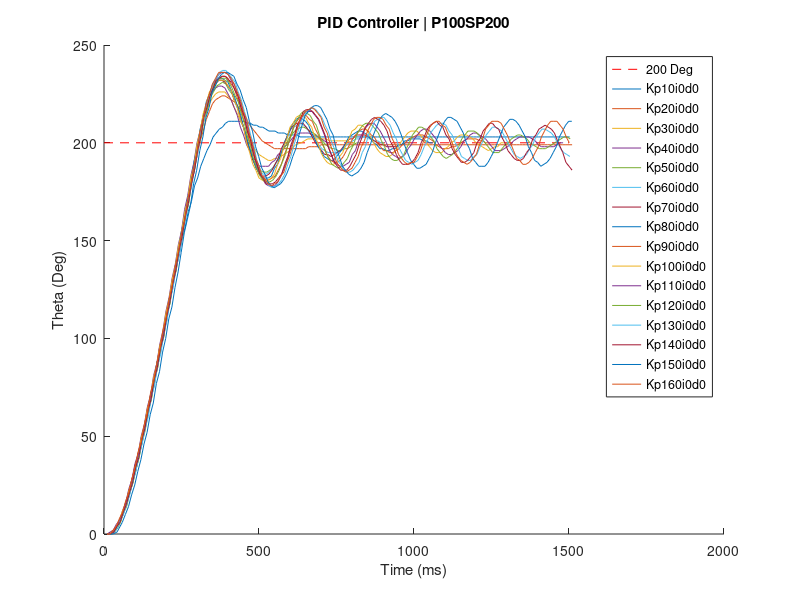

MATLAB code for this plot:
figure(1);
hold on;
xlabel('Time (ms)');
ylabel('Theta (Deg)');
title('PID Controller | P100SP200');
plot([0 1500], [200 200], 'r--');
Kp10i0d0 = [12.0, 0; 22.0, 0; 32.0, 1; 42.0, 3; 52.0, 7; 62.0, 10; 72.0, 16; 82.0, 20; 92.0, 27; 102.0, 32; 112.0, 40; 122.0, 46; 132.0, 55; 142.0, 61; 152.0, 70; 162.0, 76; 172.0, 86; 182.0, 93; 192.0, 103; 202.0, 109; 212.0, 119; 222.0, 126; 232.0, 136; 242.0, 142; 252.0, 151; 262.0, 157; 272.0, 165; 282.0, 170; 292.0, 178; 302.0, 182; 312.0, 188; 322.0, 192; 332.0, 196; 342.0, 199; 352.0, 203; 362.0, 205; 372.0, 207; 382.0, 208; 392.0, 210; 402.0, 211; 412.0, 211; 422.0, 211; 432.0, 211; 442.0, 211; 452.0, 211; 462.0, 210; 472.0, 210; 482.0, 209; 492.0, 209; 502.0, 208; 512.0, 208; 522.0, 207; 532.0, 206; 542.0, 206; 552.0, 206; 562.0, 205; 572.0, 205; 582.0, 205; 592.0, 204; 602.0, 204; 612.0, 204; 622.0, 204; 632.0, 203; 642.0, 203; 652.0, 203; 662.0, 203; 672.0, 203; 682.0, 203; 692.0, 203; 702.0, 203; 712.0, 203; 722.0, 203; 732.0, 203; 742.0, 203; 752.0, 203; 762.0, 203; 772.0, 203; 782.0, 203; 792.0, 203; 802.0, 203; 812.0, 203; 822.0, 203; 832.0, 203; 842.0, 203; 852.0, 203; 862.0, 203; 872.0, 203; 882.0, 203; 892.0, 203; 902.0, 203; 912.0, 203; 922.0, 203; 932.0, 203; 942.0, 203; 952.0, 203; 962.0, 203; 972.0, 203; 982.0, 203; 992.0, 203; 1002.0, 203; 1012.0, 203; 1022.0, 203; 1032.0, 203; 1042.0, 203; 1052.0, 203; 1062.0, 203; 1072.0, 203; 1082.0, 203; 1092.0, 203; 1102.0, 203; 1112.0, 203; 1122.0, 203; 1132.0, 203; 1142.0, 203; 1152.0, 203; 1162.0, 203; 1172.0, 203; 1182.0, 203; 1192.0, 203; 1202.0, 203; 1212.0, 203; 1222.0, 203; 1232.0, 203; 1242.0, 203; 1252.0, 203; 1262.0, 203; 1272.0, 203; 1282.0, 203; 1292.0, 203; 1302.0, 203; 1312.0, 203; 1322.0, 203; 1332.0, 203; 1342.0, 203; 1352.0, 203; 1362.0, 203; 1372.0, 203; 1382.0, 203; 1392.0, 203; 1402.0, 203; 1412.0, 203; 1422.0, 203; 1432.0, 203; 1442.0, 203; 1452.0, 203; 1462.0, 203; 1472.0, 203; 1482.0, 203; 1492.0, 203; 1502.0, 203; ];
plot(Kp10i0d0(:,1),Kp10i0d0(:,2))
% y = max(Kp10i0d0(:,2));
% x = Kp10i0d0(find(Kp10i0d0(:,2) == max(y), 1, 'first'));
% text(x, y, 'Kp10i0d0');
% pause;

Kp20i0d0 = [10.0, 0; 20.0, 0; 30.0, 2; 40.0, 3; 50.0, 7; 60.0, 11; 70.0, 16; 80.0, 21; 90.0, 28; 100.0, 33; 110.0, 41; 120.0, 47; 130.0, 55; 140.0, 62; 150.0, 71; 160.0, 77; 170.0, 87; 180.0, 93; 190.0, 103; 200.0, 110; 210.0, 120; 220.0, 127; 230.0, 137; 240.0, 144; 250.0, 154; 260.0, 161; 270.0, 171; 280.0, 178; 290.0, 187; 300.0, 193; 310.0, 201; 320.0, 206; 330.0, 212; 340.0, 216; 350.0, 220; 360.0, 222; 370.0, 223; 380.0, 224; 390.0, 224; 400.0, 223; 410.0, 222; 420.0, 221; 430.0, 219; 440.0, 217; 450.0, 214; 460.0, 212; 470.0, 209; 480.0, 207; 490.0, 205; 500.0, 203; 510.0, 201; 520.0, 200; 530.0, 199; 540.0, 198; 550.0, 197; 560.0, 197; 570.0, 197; 580.0, 197; 590.0, 197; 600.0, 197; 610.0, 197; 620.0, 197; 630.0, 197; 640.0, 197; 650.0, 197; 660.0, 198; 670.0, 198; 680.0, 198; 690.0, 198; 700.0, 199; 710.0, 199; 720.0, 199; 730.0, 199; 740.0, 199; 750.0, 199; 760.0, 199; 770.0, 199; 780.0, 199; 790.0, 199; 800.0, 199; 810.0, 199; 820.0, 199; 830.0, 199; 840.0, 199; 850.0, 199; 860.0, 199; 870.0, 199; 880.0, 199; 890.0, 199; 900.0, 199; 910.0, 199; 920.0, 199; 930.0, 199; 940.0, 199; 950.0, 199; 960.0, 199; 970.0, 199; 980.0, 199; 990.0, 199; 1000.0, 199; 1010.0, 199; 1020.0, 199; 1030.0, 199; 1040.0, 199; 1050.0, 199; 1060.0, 199; 1070.0, 199; 1080.0, 199; 1090.0, 199; 1100.0, 199; 1110.0, 199; 1120.0, 199; 1130.0, 199; 1140.0, 199; 1150.0, 199; 1160.0, 199; 1170.0, 199; 1180.0, 199; 1190.0, 199; 1200.0, 199; 1210.0, 199; 1220.0, 199; 1230.0, 199; 1240.0, 199; 1250.0, 199; 1260.0, 199; 1270.0, 199; 1280.0, 199; 1290.0, 199; 1300.0, 199; 1310.0, 199; 1320.0, 199; 1330.0, 199; 1340.0, 199; 1350.0, 199; 1360.0, 199; 1370.0, 199; 1380.0, 199; 1390.0, 199; 1400.0, 199; 1410.0, 199; 1420.0, 199; 1430.0, 199; 1440.0, 199; 1450.0, 199; 1460.0, 199; 1470.0, 199; 1480.0, 199; 1490.0, 199; 1500.0, 199; 1510.0, 199; ];
plot(Kp20i0d0(:,1),Kp20i0d0(:,2))
% y = max(Kp20i0d0(:,2));
% x = Kp20i0d0(find(Kp20i0d0(:,2) == max(y), 1, 'first'));
% text(x, y, 'Kp20i0d0');
% pause;

Kp30i0d0 = [10.0, 0; 20.0, 0; 30.0, 1; 40.0, 4; 50.0, 6; 60.0, 11; 70.0, 15; 80.0, 22; 90.0, 26; 100.0, 34; 110.0, 40; 120.0, 48; 130.0, 54; 140.0, 63; 150.0, 70; 160.0, 79; 170.0, 86; 180.0, 96; 190.0, 102; 200.0, 112; 210.0, 119; 220.0, 130; 230.0, 136; 240.0, 146; 250.0, 153; 260.0, 164; 270.0, 170; 280.0, 181; 290.0, 188; 300.0, 197; 310.0, 203; 320.0, 210; 330.0, 215; 340.0, 220; 350.0, 223; 360.0, 225; 370.0, 226; 380.0, 226; 390.0, 226; 400.0, 224; 410.0, 222; 420.0, 218; 430.0, 215; 440.0, 211; 450.0, 208; 460.0, 204; 470.0, 201; 480.0, 198; 490.0, 196; 500.0, 194; 510.0, 193; 520.0, 192; 530.0, 191; 540.0, 191; 550.0, 192; 560.0, 192; 570.0, 193; 580.0, 194; 590.0, 195; 600.0, 196; 618.0, 199; 636.0, 200; 657.0, 202; 667.0, 202; 677.0, 202; 687.0, 202; 697.0, 202; 707.0, 202; 717.0, 202; 727.0, 201; 737.0, 201; 747.0, 201; 757.0, 201; 767.0, 201; 777.0, 201; 787.0, 201; 797.0, 200; 807.0, 200; ];
plot(Kp30i0d0(:,1),Kp30i0d0(:,2))
% y = max(Kp30i0d0(:,2));
% x = Kp30i0d0(find(Kp30i0d0(:,2) == max(y), 1, 'first'));
% text(x, y, 'Kp30i0d0');
% pause;

Kp40i0d0 = [10.0, 0; 20.0, 1; 30.0, 2; 40.0, 5; 50.0, 7; 60.0, 12; 70.0, 16; 80.0, 23; 90.0, 28; 100.0, 36; 110.0, 41; 120.0, 50; 130.0, 56; 140.0, 65; 150.0, 71; 160.0, 81; 170.0, 87; 180.0, 97; 190.0, 104; 200.0, 114; 210.0, 121; 220.0, 131; 230.0, 138; 240.0, 148; 250.0, 155; 260.0, 166; 270.0, 173; 280.0, 183; 290.0, 190; 300.0, 200; 310.0, 206; 320.0, 214; 330.0, 218; 340.0, 224; 350.0, 226; 360.0, 228; 370.0, 229; 380.0, 229; 390.0, 228; 400.0, 225; 410.0, 222; 420.0, 218; 430.0, 214; 440.0, 208; 450.0, 204; 460.0, 199; 470.0, 196; 480.0, 192; 490.0, 191; 501.0, 188; 511.0, 188; 521.0, 188; 531.0, 188; 541.0, 190; 551.0, 191; 561.0, 194; 571.0, 195; 581.0, 198; 591.0, 199; 601.0, 201; 611.0, 203; 621.0, 204; 631.0, 205; 641.0, 205; 651.0, 205; 661.0, 205; 671.0, 204; 681.0, 204; 691.0, 203; 701.0, 202; 711.0, 201; 721.0, 200; 731.0, 200; ];
plot(Kp40i0d0(:,1),Kp40i0d0(:,2))
% y = max(Kp40i0d0(:,2));
% x = Kp40i0d0(find(Kp40i0d0(:,2) == max(y), 1, 'first'));
% text(x, y, 'Kp40i0d0');
% pause;

Kp50i0d0 = [13.0, 0; 23.0, 0; 33.0, 1; 43.0, 3; 53.0, 6; 63.0, 11; 73.0, 14; 83.0, 21; 93.0, 26; 103.0, 33; 113.0, 39; 123.0, 47; 133.0, 53; 143.0, 63; 153.0, 69; 163.0, 79; 173.0, 85; 183.0, 95; 193.0, 101; 203.0, 112; 213.0, 118; 223.0, 129; 233.0, 135; 243.0, 145; 253.0, 152; 263.0, 162; 273.0, 169; 283.0, 180; 293.0, 187; 303.0, 197; 313.0, 203; 323.0, 212; 333.0, 217; 343.0, 223; 353.0, 226; 363.0, 229; 373.0, 230; 383.0, 231; 393.0, 230; 403.0, 227; 413.0, 225; 423.0, 221; 433.0, 217; 443.0, 211; 453.0, 207; 463.0, 200; 473.0, 196; 483.0, 191; 493.0, 189; 503.0, 186; 513.0, 185; 525.0, 185; 535.0, 186; 545.0, 187; 555.0, 190; 565.0, 192; 575.0, 196; 585.0, 198; 595.0, 202; 605.0, 204; 615.0, 206; 625.0, 207; 635.0, 208; 645.0, 208; 655.0, 207; 665.0, 206; 675.0, 205; 685.0, 204; 695.0, 202; 705.0, 201; 715.0, 199; 725.0, 198; 735.0, 197; 745.0, 197; 755.0, 196; 765.0, 196; 775.0, 197; 785.0, 197; 795.0, 198; 805.0, 199; 815.0, 200; 825.0, 200; ];
plot(Kp50i0d0(:,1),Kp50i0d0(:,2))
% y = max(Kp50i0d0(:,2));
% x = Kp50i0d0(find(Kp50i0d0(:,2) == max(y), 1, 'first'));
% text(x, y, 'Kp50i0d0');
% pause;

Kp60i0d0 = [11.0, 0; 21.0, 0; 31.0, 1; 42.0, 4; 52.0, 7; 62.0, 11; 72.0, 15; 82.0, 22; 92.0, 27; 102.0, 35; 112.0, 40; 122.0, 49; 132.0, 55; 142.0, 64; 152.0, 71; 162.0, 80; 172.0, 87; 182.0, 97; 192.0, 103; 202.0, 113; 212.0, 120; 222.0, 130; 232.0, 137; 242.0, 148; 252.0, 155; 262.0, 165; 272.0, 172; 282.0, 183; 292.0, 189; 302.0, 200; 312.0, 207; 322.0, 215; 332.0, 220; 342.0, 225; 352.0, 228; 362.0, 231; 372.0, 232; 382.0, 232; 392.0, 231; 402.0, 228; 412.0, 226; 422.0, 221; 432.0, 217; 442.0, 211; 452.0, 207; 462.0, 200; 472.0, 196; 482.0, 191; 492.0, 188; 503.0, 185; 513.0, 184; 523.0, 184; 533.0, 185; 543.0, 187; 553.0, 189; 563.0, 193; 573.0, 196; 583.0, 201; 593.0, 203; 603.0, 207; 613.0, 208; 623.0, 209; 633.0, 210; 643.0, 209; 653.0, 208; 663.0, 205; 673.0, 204; 683.0, 201; 693.0, 199; 703.0, 197; 713.0, 196; 723.0, 195; 733.0, 195; 743.0, 195; 753.0, 195; 763.0, 196; 773.0, 197; 783.0, 199; 793.0, 200; 803.0, 201; 813.0, 202; 823.0, 202; 833.0, 203; 843.0, 203; 853.0, 202; 863.0, 202; 873.0, 201; 883.0, 201; 893.0, 200; 903.0, 200; ];
plot(Kp60i0d0(:,1),Kp60i0d0(:,2))
% y = max(Kp60i0d0(:,2));
% x = Kp60i0d0(find(Kp60i0d0(:,2) == max(y), 1, 'first'));
% text(x, y, 'Kp60i0d0');
% pause;

Kp70i0d0 = [10.0, 0; 20.0, 0; 30.0, 1; 40.0, 4; 50.0, 6; 60.0, 11; 70.0, 15; 80.0, 22; 90.0, 27; 100.0, 35; 110.0, 40; 120.0, 49; 130.0, 55; 140.0, 64; 150.0, 70; 160.0, 79; 170.0, 86; 180.0, 96; 190.0, 102; 200.0, 112; 210.0, 118; 220.0, 128; 230.0, 135; 240.0, 145; 250.0, 152; 260.0, 162; 270.0, 169; 280.0, 180; 290.0, 187; 300.0, 197; 310.0, 204; 320.0, 213; 330.0, 218; 340.0, 224; 350.0, 227; 360.0, 230; 370.0, 232; 380.0, 232; 390.0, 231; 400.0, 229; 410.0, 227; 420.0, 222; 430.0, 219; 440.0, 213; 450.0, 208; 460.0, 201; 470.0, 196; 480.0, 191; 490.0, 188; 500.0, 184; 510.0, 183; 522.0, 183; 532.0, 184; 542.0, 186; 552.0, 189; 562.0, 192; 572.0, 197; 582.0, 200; 592.0, 204; 602.0, 207; 612.0, 209; 622.0, 210; 632.0, 210; 642.0, 210; 652.0, 208; 662.0, 206; 672.0, 203; 682.0, 200; 692.0, 198; 702.0, 196; 712.0, 194; 722.0, 194; 732.0, 193; 742.0, 194; 752.0, 195; 762.0, 196; 772.0, 198; 782.0, 200; 792.0, 202; 802.0, 202; 812.0, 204; 822.0, 204; 832.0, 204; 842.0, 204; 852.0, 203; 862.0, 202; 872.0, 201; 882.0, 200; 892.0, 199; 902.0, 199; 912.0, 198; 922.0, 198; 932.0, 198; 942.0, 198; 952.0, 199; 962.0, 199; 972.0, 200; 982.0, 200; ];
plot(Kp70i0d0(:,1),Kp70i0d0(:,2))
% y = max(Kp70i0d0(:,2));
% x = Kp70i0d0(find(Kp70i0d0(:,2) == max(y), 1, 'first'));
% text(x, y, 'Kp70i0d0');
% pause;

Kp80i0d0 = [10.0, 0; 20.0, 0; 30.0, 1; 40.0, 3; 50.0, 7; 60.0, 10; 70.0, 16; 80.0, 20; 90.0, 27; 100.0, 33; 110.0, 41; 120.0, 46; 130.0, 55; 140.0, 61; 150.0, 71; 160.0, 77; 170.0, 87; 180.0, 93; 190.0, 103; 200.0, 110; 210.0, 120; 220.0, 127; 230.0, 137; 240.0, 145; 250.0, 155; 260.0, 162; 270.0, 172; 280.0, 179; 290.0, 190; 300.0, 197; 310.0, 207; 320.0, 213; 330.0, 221; 340.0, 225; 350.0, 229; 360.0, 231; 370.0, 233; 380.0, 233; 390.0, 232; 400.0, 231; 410.0, 227; 420.0, 224; 430.0, 219; 440.0, 215; 450.0, 208; 460.0, 203; 470.0, 197; 480.0, 192; 490.0, 187; 500.0, 185; 510.0, 182; 520.0, 182; 530.0, 182; 540.0, 183; 550.0, 187; 560.0, 189; 570.0, 194; 580.0, 198; 590.0, 203; 600.0, 207; 610.0, 210; 620.0, 212; 630.0, 213; 640.0, 212; 650.0, 211; 660.0, 209; 670.0, 205; 680.0, 202; 690.0, 198; 700.0, 196; 710.0, 193; 720.0, 192; 730.0, 191; 740.0, 191; 750.0, 193; 760.0, 195; 770.0, 197; 780.0, 200; 790.0, 203; 800.0, 204; 810.0, 205; 820.0, 206; 830.0, 206; 840.0, 205; 850.0, 204; 860.0, 202; 870.0, 200; 880.0, 199; 890.0, 197; 900.0, 197; 910.0, 196; 920.0, 196; 930.0, 197; 940.0, 197; 950.0, 199; 960.0, 199; 970.0, 201; 980.0, 201; 990.0, 202; 1000.0, 202; 1010.0, 202; 1020.0, 202; 1030.0, 201; 1040.0, 201; 1050.0, 200; 1060.0, 200; ];
plot(Kp80i0d0(:,1),Kp80i0d0(:,2))
% y = max(Kp80i0d0(:,2));
% x = Kp80i0d0(find(Kp80i0d0(:,2) == max(y), 1, 'first'));
% text(x, y, 'Kp80i0d0');
% pause;

Kp90i0d0 = [10.0, 0; 20.0, 0; 30.0, 2; 40.0, 3; 50.0, 7; 60.0, 10; 70.0, 16; 80.0, 20; 90.0, 28; 100.0, 33; 110.0, 41; 120.0, 46; 130.0, 55; 140.0, 61; 150.0, 70; 160.0, 76; 170.0, 86; 180.0, 92; 190.0, 102; 200.0, 109; 210.0, 119; 220.0, 125; 230.0, 136; 240.0, 142; 250.0, 152; 260.0, 160; 270.0, 170; 280.0, 177; 290.0, 187; 300.0, 194; 310.0, 205; 320.0, 211; 330.0, 219; 340.0, 224; 350.0, 228; 360.0, 231; 370.0, 233; 380.0, 234; 390.0, 234; 400.0, 233; 410.0, 230; 420.0, 228; 430.0, 223; 440.0, 219; 450.0, 212; 460.0, 208; 470.0, 200; 480.0, 196; 490.0, 190; 500.0, 186; 510.0, 183; 522.0, 181; 532.0, 181; 542.0, 182; 552.0, 183; 562.0, 186; 572.0, 189; 582.0, 194; 592.0, 198; 602.0, 204; 612.0, 208; 622.0, 211; 632.0, 213; 642.0, 214; 652.0, 214; 662.0, 212; 672.0, 211; 682.0, 207; 692.0, 204; 702.0, 200; 712.0, 197; 722.0, 193; 732.0, 191; 742.0, 190; 752.0, 190; 762.0, 191; 772.0, 193; 782.0, 196; 792.0, 199; 802.0, 202; 812.0, 204; 822.0, 206; 832.0, 207; 842.0, 207; 852.0, 206; 862.0, 204; 872.0, 203; 882.0, 200; 892.0, 198; 902.0, 196; 912.0, 196; 922.0, 195; 932.0, 195; 942.0, 196; 952.0, 197; 962.0, 199; 972.0, 200; 982.0, 202; 999.0, 203; 1009.0, 204; 1019.0, 204; 1029.0, 204; 1039.0, 203; 1051.0, 202; 1061.0, 201; 1071.0, 199; 1081.0, 198; 1091.0, 197; 1101.0, 197; 1111.0, 197; 1121.0, 198; 1131.0, 198; 1141.0, 199; 1151.0, 200; 1161.0, 201; 1171.0, 202; 1181.0, 202; 1191.0, 202; 1201.0, 202; 1211.0, 201; 1221.0, 201; 1231.0, 200; 1241.0, 200; ];
plot(Kp90i0d0(:,1),Kp90i0d0(:,2))
% y = max(Kp90i0d0(:,2));
% x = Kp90i0d0(find(Kp90i0d0(:,2) == max(y), 1, 'first'));
% text(x, y, 'Kp90i0d0');
% pause;

Kp100i0d0 = [10.0, 0; 20.0, 0; 30.0, 1; 40.0, 4; 50.0, 7; 60.0, 12; 70.0, 15; 80.0, 22; 90.0, 27; 100.0, 34; 110.0, 40; 120.0, 49; 130.0, 55; 140.0, 64; 150.0, 70; 160.0, 80; 170.0, 86; 180.0, 96; 190.0, 103; 200.0, 113; 210.0, 120; 220.0, 130; 230.0, 137; 240.0, 147; 250.0, 154; 260.0, 164; 270.0, 171; 280.0, 182; 290.0, 188; 300.0, 199; 310.0, 206; 320.0, 215; 330.0, 220; 340.0, 226; 350.0, 228; 360.0, 231; 370.0, 232; 380.0, 232; 390.0, 232; 400.0, 229; 410.0, 227; 420.0, 222; 430.0, 218; 440.0, 212; 450.0, 208; 460.0, 200; 470.0, 195; 480.0, 189; 490.0, 186; 500.0, 182; 510.0, 181; 520.0, 180; 530.0, 181; 540.0, 182; 550.0, 184; 560.0, 189; 570.0, 192; 580.0, 198; 590.0, 202; 600.0, 208; 610.0, 210; 620.0, 213; 630.0, 214; 640.0, 214; 650.0, 213; 660.0, 210; 670.0, 208; 680.0, 203; 690.0, 200; 700.0, 195; 710.0, 192; 720.0, 190; 730.0, 189; 740.0, 189; 750.0, 190; 760.0, 193; 770.0, 195; 780.0, 199; 790.0, 202; 800.0, 206; 810.0, 207; 820.0, 209; 830.0, 209; 840.0, 208; 850.0, 206; 860.0, 203; 870.0, 200; 880.0, 197; 890.0, 195; 900.0, 194; 910.0, 193; 920.0, 193; 930.0, 194; 940.0, 196; 950.0, 198; 960.0, 201; 970.0, 203; 980.0, 205; 990.0, 206; 1000.0, 206; 1010.0, 206; 1020.0, 204; 1030.0, 202; 1040.0, 200; 1050.0, 198; 1060.0, 196; 1070.0, 195; 1080.0, 195; 1090.0, 195; 1100.0, 197; 1110.0, 198; 1120.0, 200; 1130.0, 201; 1140.0, 203; 1150.0, 204; 1160.0, 204; 1170.0, 204; 1180.0, 203; 1190.0, 202; 1200.0, 200; 1210.0, 199; 1220.0, 198; 1230.0, 197; 1240.0, 196; 1250.0, 197; 1260.0, 198; 1270.0, 198; 1280.0, 200; 1290.0, 200; ];
plot(Kp100i0d0(:,1),Kp100i0d0(:,2))
% y = max(Kp100i0d0(:,2));
% x = Kp100i0d0(find(Kp100i0d0(:,2) == max(y), 1, 'first'));
% text(x, y, 'Kp100i0d0');
% pause;

Kp110i0d0 = [10.0, 0; 20.0, 0; 30.0, 1; 40.0, 3; 50.0, 7; 60.0, 10; 70.0, 16; 80.0, 20; 90.0, 27; 100.0, 32; 110.0, 40; 120.0, 46; 130.0, 54; 140.0, 60; 150.0, 70; 160.0, 76; 170.0, 85; 180.0, 92; 190.0, 102; 200.0, 108; 210.0, 118; 220.0, 125; 230.0, 135; 240.0, 142; 250.0, 153; 260.0, 160; 270.0, 170; 280.0, 177; 290.0, 188; 300.0, 194; 310.0, 205; 320.0, 212; 330.0, 220; 340.0, 224; 350.0, 230; 360.0, 232; 370.0, 235; 380.0, 236; 390.0, 236; 400.0, 235; 410.0, 232; 420.0, 230; 430.0, 225; 440.0, 221; 450.0, 215; 460.0, 210; 470.0, 203; 480.0, 198; 490.0, 190; 501.0, 185; 511.0, 182; 521.0, 179; 531.0, 178; 541.0, 178; 551.0, 178; 561.0, 180; 571.0, 183; 581.0, 187; 591.0, 191; 601.0, 197; 611.0, 201; 621.0, 207; 631.0, 210; 641.0, 214; 651.0, 216; 661.0, 216; 671.0, 216; 681.0, 214; 691.0, 212; 701.0, 208; 711.0, 204; 721.0, 199; 731.0, 195; 741.0, 191; 751.0, 189; 761.0, 188; 771.0, 188; 781.0, 189; 791.0, 190; 801.0, 194; 811.0, 196; 821.0, 201; 831.0, 204; 841.0, 207; 851.0, 209; 861.0, 210; 871.0, 210; 881.0, 208; 891.0, 206; 901.0, 203; 911.0, 200; 921.0, 196; 931.0, 194; 941.0, 193; 951.0, 192; 961.0, 193; 971.0, 194; 981.0, 197; 991.0, 199; 1001.0, 202; 1011.0, 204; 1021.0, 206; 1031.0, 207; 1041.0, 207; 1051.0, 206; 1061.0, 204; 1071.0, 202; 1081.0, 199; 1091.0, 197; 1101.0, 195; 1111.0, 194; 1121.0, 194; 1131.0, 195; 1141.0, 196; 1151.0, 198; 1161.0, 201; 1171.0, 202; 1181.0, 204; 1191.0, 205; 1201.0, 205; 1211.0, 204; 1221.0, 203; 1231.0, 202; 1241.0, 200; 1251.0, 198; 1261.0, 196; 1271.0, 196; 1281.0, 196; 1291.0, 197; 1301.0, 198; 1311.0, 199; 1321.0, 201; 1331.0, 202; 1341.0, 203; 1351.0, 203; 1361.0, 203; 1371.0, 203; 1381.0, 202; 1391.0, 201; 1401.0, 199; 1411.0, 198; 1421.0, 198; 1431.0, 198; 1441.0, 198; 1451.0, 198; 1461.0, 199; 1471.0, 200; 1481.0, 200; ];
plot(Kp110i0d0(:,1),Kp110i0d0(:,2))
% y = max(Kp110i0d0(:,2));
% x = Kp110i0d0(find(Kp110i0d0(:,2) == max(y), 1, 'first'));
% text(x, y, 'Kp110i0d0');
% pause;

Kp120i0d0 = [13.0, 0; 23.0, 0; 33.0, 1; 43.0, 3; 53.0, 6; 63.0, 11; 73.0, 15; 83.0, 21; 93.0, 26; 103.0, 33; 113.0, 39; 123.0, 48; 133.0, 54; 143.0, 63; 153.0, 69; 163.0, 79; 173.0, 85; 183.0, 95; 193.0, 101; 203.0, 112; 213.0, 118; 223.0, 129; 233.0, 135; 243.0, 146; 253.0, 152; 263.0, 163; 273.0, 169; 283.0, 180; 293.0, 187; 303.0, 197; 313.0, 204; 323.0, 213; 333.0, 218; 343.0, 225; 353.0, 228; 363.0, 231; 373.0, 233; 383.0, 233; 393.0, 233; 403.0, 231; 413.0, 228; 423.0, 224; 433.0, 221; 443.0, 215; 453.0, 210; 463.0, 203; 473.0, 198; 483.0, 191; 493.0, 187; 503.0, 183; 513.0, 181; 523.0, 180; 535.0, 180; 545.0, 181; 555.0, 183; 565.0, 186; 575.0, 190; 585.0, 194; 595.0, 200; 605.0, 204; 615.0, 210; 625.0, 212; 635.0, 215; 645.0, 216; 655.0, 215; 665.0, 214; 675.0, 211; 685.0, 209; 695.0, 204; 705.0, 200; 715.0, 195; 725.0, 192; 735.0, 189; 745.0, 188; 755.0, 187; 765.0, 188; 775.0, 190; 785.0, 192; 795.0, 196; 805.0, 199; 815.0, 204; 825.0, 207; 835.0, 209; 845.0, 210; 855.0, 210; 865.0, 209; 875.0, 207; 885.0, 205; 895.0, 201; 905.0, 198; 915.0, 194; 925.0, 192; 935.0, 191; 945.0, 191; 955.0, 192; 965.0, 193; 975.0, 197; 985.0, 200; 995.0, 204; 1005.0, 206; 1015.0, 208; 1025.0, 208; 1035.0, 207; 1054.0, 203; 1064.0, 201; 1074.0, 197; 1084.0, 195; 1094.0, 193; 1104.0, 192; 1114.0, 193; 1124.0, 194; 1134.0, 196; 1144.0, 198; 1154.0, 202; 1164.0, 204; 1174.0, 206; 1184.0, 206; 1194.0, 206; 1204.0, 205; 1214.0, 203; 1224.0, 201; 1234.0, 199; 1244.0, 197; 1254.0, 195; 1264.0, 195; 1274.0, 195; 1284.0, 197; 1294.0, 199; 1304.0, 200; 1314.0, 202; 1324.0, 203; 1334.0, 204; 1344.0, 204; 1354.0, 203; 1364.0, 202; 1374.0, 200; 1384.0, 199; 1394.0, 198; 1404.0, 197; 1414.0, 197; 1424.0, 197; 1434.0, 198; 1444.0, 199; 1454.0, 200; 1464.0, 201; 1474.0, 202; 1484.0, 203; 1494.0, 203; 1504.0, 202; ];
plot(Kp120i0d0(:,1),Kp120i0d0(:,2))
% y = max(Kp120i0d0(:,2));
% x = Kp120i0d0(find(Kp120i0d0(:,2) == max(y), 1, 'first'));
% text(x, y, 'Kp120i0d0');
% pause;

Kp130i0d0 = [13.0, 0; 23.0, 0; 33.0, 1; 43.0, 3; 53.0, 7; 63.0, 10; 73.0, 15; 83.0, 20; 93.0, 27; 103.0, 32; 113.0, 40; 123.0, 46; 133.0, 54; 143.0, 60; 153.0, 70; 163.0, 76; 173.0, 86; 183.0, 92; 193.0, 102; 203.0, 109; 213.0, 119; 223.0, 126; 233.0, 136; 243.0, 143; 253.0, 153; 263.0, 160; 273.0, 171; 283.0, 178; 293.0, 188; 303.0, 195; 313.0, 206; 323.0, 212; 333.0, 221; 343.0, 225; 353.0, 231; 363.0, 233; 373.0, 236; 383.0, 237; 393.0, 237; 403.0, 235; 413.0, 233; 423.0, 231; 433.0, 226; 443.0, 222; 453.0, 216; 463.0, 211; 473.0, 204; 483.0, 199; 493.0, 191; 503.0, 187; 513.0, 182; 523.0, 180; 533.0, 178; 543.0, 177; 553.0, 178; 563.0, 179; 573.0, 181; 583.0, 184; 593.0, 189; 603.0, 193; 613.0, 199; 623.0, 204; 633.0, 210; 643.0, 213; 653.0, 216; 663.0, 217; 673.0, 218; 683.0, 217; 693.0, 215; 703.0, 213; 713.0, 209; 723.0, 206; 733.0, 201; 743.0, 197; 753.0, 191; 763.0, 189; 773.0, 186; 783.0, 185; 793.0, 185; 803.0, 186; 813.0, 188; 823.0, 190; 833.0, 195; 843.0, 198; 853.0, 204; 863.0, 207; 873.0, 211; 883.0, 212; 893.0, 213; 903.0, 213; 913.0, 211; 923.0, 209; 933.0, 205; 943.0, 202; 953.0, 197; 963.0, 194; 973.0, 191; 983.0, 190; 993.0, 189; 1003.0, 190; 1013.0, 191; 1023.0, 194; 1033.0, 198; 1043.0, 201; 1053.0, 205; 1063.0, 207; 1073.0, 209; 1083.0, 210; 1093.0, 210; 1103.0, 209; 1113.0, 206; 1123.0, 204; 1133.0, 200; 1143.0, 197; 1153.0, 193; 1163.0, 192; 1173.0, 191; 1183.0, 191; 1193.0, 193; 1203.0, 194; 1213.0, 198; 1223.0, 201; 1233.0, 204; 1243.0, 206; 1253.0, 208; 1263.0, 208; 1273.0, 207; 1283.0, 206; 1293.0, 203; 1303.0, 200; 1313.0, 197; 1323.0, 194; 1333.0, 193; 1343.0, 192; 1353.0, 193; 1363.0, 194; 1373.0, 197; 1383.0, 199; 1393.0, 203; 1403.0, 205; 1413.0, 207; 1423.0, 207; 1433.0, 206; 1443.0, 205; 1453.0, 203; 1463.0, 200; 1473.0, 197; 1483.0, 195; 1493.0, 194; 1503.0, 193; ];
plot(Kp130i0d0(:,1),Kp130i0d0(:,2))
% y = max(Kp130i0d0(:,2));
% x = Kp130i0d0(find(Kp130i0d0(:,2) == max(y), 1, 'first'));
% text(x, y, 'Kp130i0d0');
% pause;

Kp140i0d0 = [12.0, 0; 22.0, 0; 32.0, 1; 42.0, 4; 52.0, 6; 62.0, 11; 72.0, 15; 82.0, 21; 92.0, 26; 102.0, 34; 112.0, 39; 122.0, 48; 132.0, 54; 142.0, 63; 152.0, 69; 162.0, 79; 172.0, 85; 182.0, 95; 192.0, 101; 202.0, 111; 212.0, 118; 222.0, 128; 232.0, 135; 242.0, 145; 252.0, 152; 262.0, 162; 272.0, 169; 282.0, 179; 292.0, 186; 302.0, 196; 312.0, 203; 322.0, 213; 332.0, 218; 342.0, 224; 352.0, 228; 362.0, 232; 372.0, 233; 382.0, 234; 392.0, 234; 402.0, 232; 412.0, 231; 422.0, 227; 432.0, 224; 442.0, 218; 452.0, 214; 462.0, 206; 472.0, 202; 482.0, 194; 492.0, 190; 503.0, 184; 513.0, 182; 523.0, 179; 533.0, 179; 543.0, 179; 553.0, 180; 563.0, 182; 573.0, 184; 583.0, 189; 593.0, 193; 603.0, 199; 613.0, 203; 623.0, 209; 633.0, 212; 643.0, 216; 653.0, 217; 663.0, 217; 673.0, 216; 683.0, 214; 693.0, 212; 703.0, 208; 713.0, 204; 723.0, 198; 733.0, 194; 743.0, 190; 753.0, 188; 763.0, 186; 773.0, 186; 783.0, 186; 793.0, 188; 803.0, 191; 813.0, 194; 823.0, 199; 833.0, 203; 843.0, 208; 853.0, 210; 863.0, 212; 873.0, 213; 883.0, 212; 893.0, 211; 903.0, 209; 913.0, 206; 923.0, 201; 933.0, 198; 943.0, 194; 953.0, 191; 963.0, 189; 973.0, 189; 983.0, 189; 993.0, 190; 1003.0, 192; 1013.0, 195; 1023.0, 200; 1033.0, 203; 1043.0, 207; 1053.0, 209; 1063.0, 210; 1073.0, 211; 1083.0, 209; 1093.0, 208; 1103.0, 204; 1113.0, 202; 1123.0, 197; 1133.0, 194; 1143.0, 192; 1153.0, 190; 1163.0, 190; 1173.0, 191; 1183.0, 193; 1193.0, 195; 1203.0, 200; 1213.0, 202; 1223.0, 206; 1233.0, 208; 1243.0, 210; 1253.0, 210; 1263.0, 208; 1273.0, 207; 1283.0, 203; 1293.0, 200; 1303.0, 196; 1313.0, 194; 1323.0, 192; 1333.0, 191; 1343.0, 191; 1353.0, 192; 1363.0, 195; 1373.0, 197; 1383.0, 202; 1393.0, 204; 1403.0, 207; 1413.0, 208; 1423.0, 209; 1433.0, 208; 1443.0, 207; 1453.0, 205; 1463.0, 201; 1480.0, 195; 1490.0, 190; 1500.0, 188; 1510.0, 186; ];
plot(Kp140i0d0(:,1),Kp140i0d0(:,2))
% y = max(Kp140i0d0(:,2));
% x = Kp140i0d0(find(Kp140i0d0(:,2) == max(y), 1, 'first'));
% text(x, y, 'Kp140i0d0');
% pause;

Kp150i0d0 = [19.0, 0; 29.0, 0; 42.0, 1; 59.0, 6; 69.0, 10; 79.0, 14; 89.0, 20; 99.0, 25; 109.0, 32; 119.0, 38; 129.0, 46; 139.0, 52; 149.0, 61; 159.0, 67; 169.0, 77; 179.0, 83; 189.0, 93; 199.0, 100; 209.0, 110; 219.0, 116; 229.0, 126; 239.0, 134; 249.0, 144; 259.0, 154; 269.0, 161; 279.0, 168; 289.0, 179; 299.0, 186; 309.0, 196; 319.0, 203; 329.0, 213; 339.0, 218; 349.0, 226; 359.0, 229; 369.0, 233; 379.0, 235; 389.0, 236; 399.0, 236; 409.0, 235; 419.0, 234; 429.0, 230; 439.0, 227; 449.0, 222; 459.0, 218; 469.0, 211; 479.0, 206; 489.0, 198; 499.0, 193; 509.0, 187; 519.0, 184; 529.0, 180; 539.0, 178; 549.0, 177; 559.0, 178; 569.0, 179; 579.0, 181; 589.0, 184; 599.0, 188; 609.0, 193; 619.0, 197; 629.0, 204; 639.0, 209; 649.0, 214; 659.0, 216; 669.0, 218; 679.0, 219; 689.0, 219; 699.0, 218; 709.0, 215; 719.0, 212; 729.0, 207; 739.0, 204; 749.0, 197; 759.0, 193; 769.0, 188; 779.0, 186; 789.0, 184; 799.0, 183; 809.0, 184; 819.0, 185; 829.0, 187; 839.0, 190; 849.0, 195; 859.0, 199; 869.0, 204; 879.0, 208; 889.0, 212; 899.0, 214; 909.0, 215; 919.0, 214; 929.0, 213; 939.0, 211; 949.0, 208; 959.0, 204; 969.0, 199; 979.0, 195; 989.0, 191; 999.0, 189; 1009.0, 187; 1019.0, 187; 1029.0, 188; 1039.0, 189; 1049.0, 192; 1059.0, 195; 1069.0, 200; 1079.0, 204; 1089.0, 208; 1099.0, 211; 1109.0, 213; 1119.0, 213; 1129.0, 212; 1139.0, 211; 1149.0, 208; 1159.0, 205; 1169.0, 200; 1179.0, 197; 1189.0, 192; 1199.0, 190; 1209.0, 188; 1219.0, 188; 1229.0, 188; 1239.0, 190; 1249.0, 193; 1259.0, 196; 1269.0, 200; 1279.0, 204; 1289.0, 208; 1299.0, 210; 1309.0, 212; 1319.0, 212; 1329.0, 211; 1339.0, 209; 1349.0, 206; 1359.0, 203; 1369.0, 198; 1379.0, 195; 1389.0, 191; 1399.0, 190; 1409.0, 188; 1419.0, 189; 1429.0, 190; 1439.0, 192; 1449.0, 195; 1459.0, 198; 1469.0, 203; 1479.0, 206; 1489.0, 209; 1499.0, 211; 1509.0, 211; ];
plot(Kp150i0d0(:,1),Kp150i0d0(:,2))
% y = max(Kp150i0d0(:,2));
% x = Kp150i0d0(find(Kp150i0d0(:,2) == max(y), 1, 'first'));
% text(x, y, 'Kp150i0d0');
% pause;

Kp160i0d0 = [10.0, 0; 20.0, 0; 30.0, 2; 40.0, 4; 50.0, 8; 60.0, 11; 70.0, 17; 80.0, 21; 90.0, 28; 100.0, 34; 110.0, 42; 120.0, 47; 130.0, 56; 140.0, 62; 150.0, 72; 160.0, 78; 170.0, 87; 180.0, 94; 190.0, 104; 200.0, 110; 210.0, 120; 220.0, 127; 230.0, 137; 240.0, 144; 250.0, 154; 260.0, 160; 270.0, 171; 280.0, 178; 290.0, 188; 300.0, 195; 310.0, 206; 320.0, 212; 330.0, 220; 340.0, 225; 350.0, 230; 360.0, 233; 370.0, 236; 380.0, 236; 390.0, 236; 400.0, 235; 410.0, 233; 420.0, 230; 430.0, 226; 440.0, 222; 450.0, 216; 460.0, 212; 470.0, 204; 480.0, 199; 490.0, 192; 500.0, 188; 510.0, 183; 520.0, 181; 530.0, 179; 540.0, 178; 550.0, 179; 560.0, 180; 570.0, 183; 580.0, 185; 590.0, 190; 600.0, 194; 610.0, 200; 620.0, 205; 630.0, 211; 640.0, 214; 650.0, 216; 660.0, 217; 670.0, 218; 680.0, 217; 690.0, 215; 700.0, 213; 710.0, 208; 720.0, 205; 730.0, 199; 740.0, 195; 750.0, 190; 760.0, 188; 770.0, 186; 780.0, 185; 790.0, 186; 800.0, 187; 810.0, 190; 820.0, 193; 830.0, 198; 840.0, 201; 850.0, 206; 860.0, 209; 870.0, 212; 880.0, 213; 890.0, 213; 900.0, 212; 910.0, 209; 920.0, 207; 930.0, 202; 940.0, 199; 950.0, 194; 960.0, 192; 970.0, 190; 980.0, 189; 990.0, 190; 1000.0, 190; 1011.0, 193; 1021.0, 196; 1031.0, 201; 1041.0, 204; 1051.0, 208; 1061.0, 210; 1071.0, 211; 1081.0, 211; 1091.0, 209; 1101.0, 208; 1111.0, 204; 1121.0, 201; 1131.0, 196; 1141.0, 193; 1151.0, 191; 1161.0, 190; 1171.0, 189; 1181.0, 190; 1191.0, 192; 1201.0, 194; 1211.0, 199; 1221.0, 202; 1231.0, 207; 1241.0, 209; 1251.0, 211; 1261.0, 211; 1271.0, 211; 1281.0, 210; 1291.0, 207; 1301.0, 204; 1311.0, 200; 1321.0, 196; 1331.0, 192; 1341.0, 191; 1351.0, 189; 1361.0, 189; 1371.0, 190; 1381.0, 192; 1391.0, 195; 1401.0, 198; 1411.0, 203; 1421.0, 206; 1431.0, 209; 1441.0, 211; 1451.0, 211; 1461.0, 211; 1471.0, 209; 1481.0, 207; 1491.0, 203; 1501.0, 200; ];
plot(Kp160i0d0(:,1),Kp160i0d0(:,2))
% y = max(Kp160i0d0(:,2));
% x = Kp160i0d0(find(Kp160i0d0(:,2) == max(y), 1, 'first'));
% text(x, y, 'Kp160i0d0');
% pause;

caseList = {'Kp10i0d0', 'Kp20i0d0', 'Kp30i0d0', 'Kp40i0d0', 'Kp50i0d0', 'Kp60i0d0', 'Kp70i0d0', 'Kp80i0d0', 'Kp90i0d0', 'Kp100i0d0', 'Kp110i0d0', 'Kp120i0d0', 'Kp130i0d0', 'Kp140i0d0', 'Kp150i0d0', 'Kp160i0d0'};
legend('200 Deg', caseList{1,:});

t = {Kp10i0d0, Kp20i0d0, Kp30i0d0, Kp40i0d0, Kp50i0d0, Kp60i0d0, Kp70i0d0, Kp80i0d0, Kp90i0d0, Kp100i0d0, Kp110i0d0, Kp120i0d0, Kp130i0d0, Kp140i0d0, Kp150i0d0, Kp160i0d0};